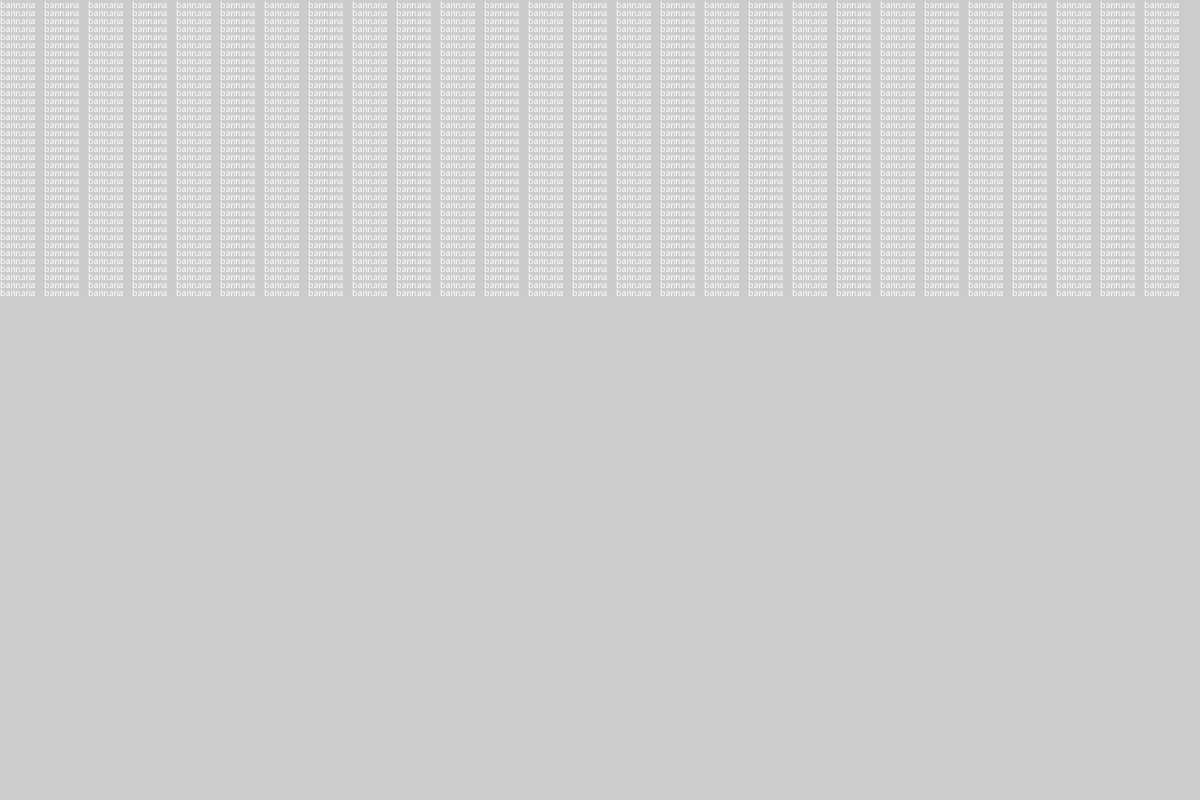
Frame 1 (no input)
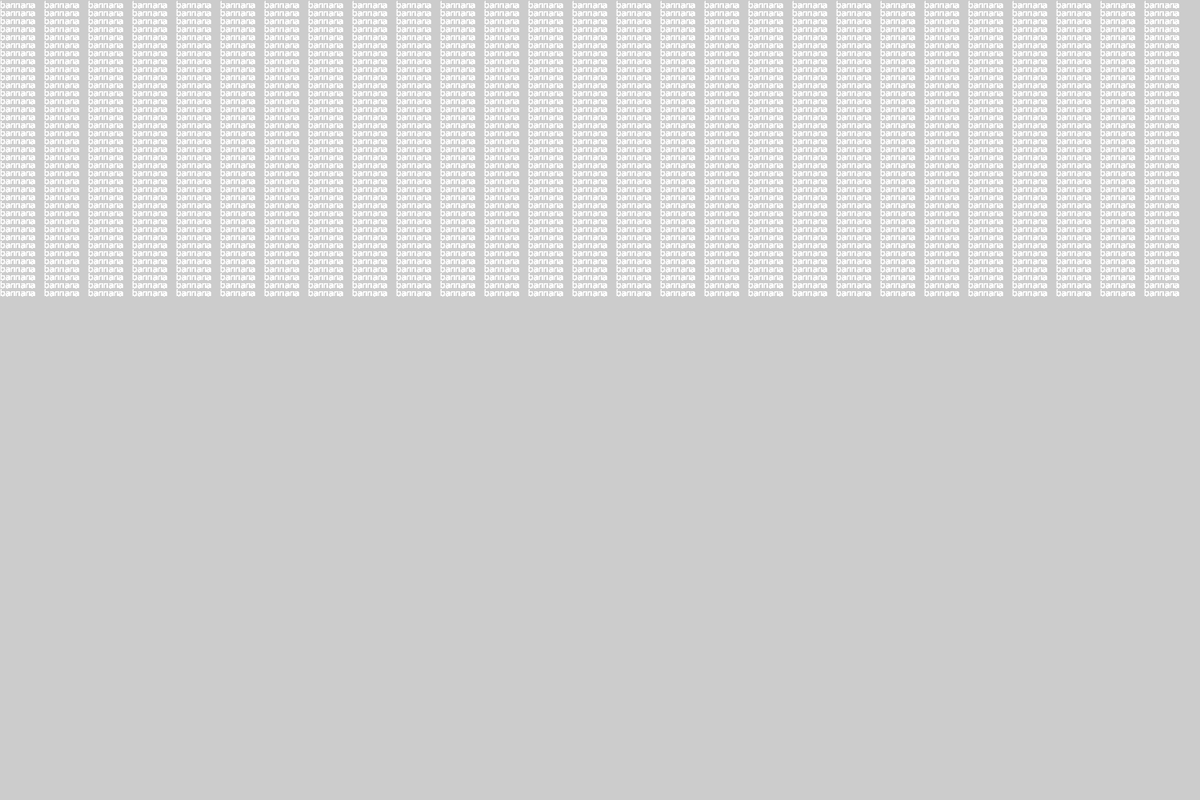
Frame 60 (the mouse pressed at the canvas centre just before this capture)
Frame 120 (the mouse held since frame 60 and released just before this capture): identical to frame 60, image omitted

The Processing sketch that drew these frames (run headless with seeded random() and noise(); from frame 60 on, the mouse is pressed at the canvas centre):

// Processing sketch: bananas_4eva
// ── bananas_4eva.pde
void setup() {
 size(1500, 1000);
 
}
void draw() {
 int looped = 0;
 int looped2 = 0;
 int x = 0;
 int y = 10;
    
 for (looped=1; looped <= 37; looped +=1){ 
   for (looped2=1; looped2 <= 27; looped2 +=1){ 
    text("bannana", x, y);
    x+=55; 
   }
   x=0;
   y+=10;
 }
}
